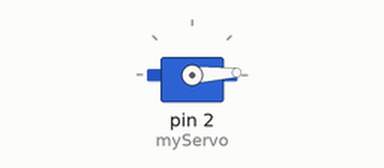
Simulated run of this sketch. Board: Arduino Uno, built with avr-gcc and run on an emulated ATmega328P. Shown: servo.

Above: at 0.05 s.
At 0.85 s:
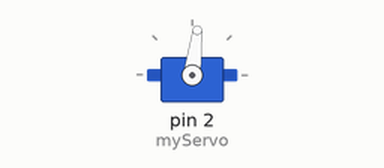
At 1.2 s:
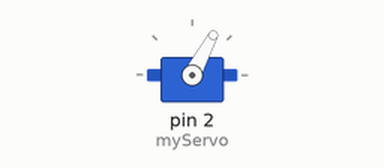
At 1.65 s:
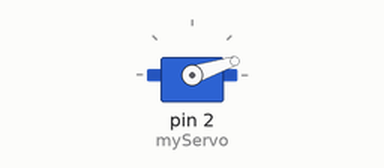
Timing chart, 0 to 4.2 s (numbered marks = the images above):
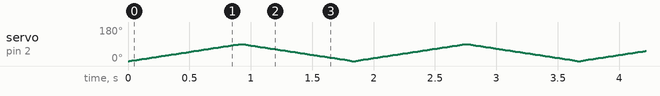

The sketch:

sketch_1.ino
```cpp
#include <Servo.h>

Servo myServo;
int deg = 0;

void setup() {
  // put your setup code here, to run once:
  myServo.attach(2);

}

void loop() {
  // put your main code here, to run repeatedly:
  for (deg = 0; deg <= 90; deg += 1) {
    myServo.write(deg);
    delay(10);
  }
  for (deg = 90; deg >= 0; deg -= 1) {
    myServo.write(deg);
    delay(10);
  }

}
```
